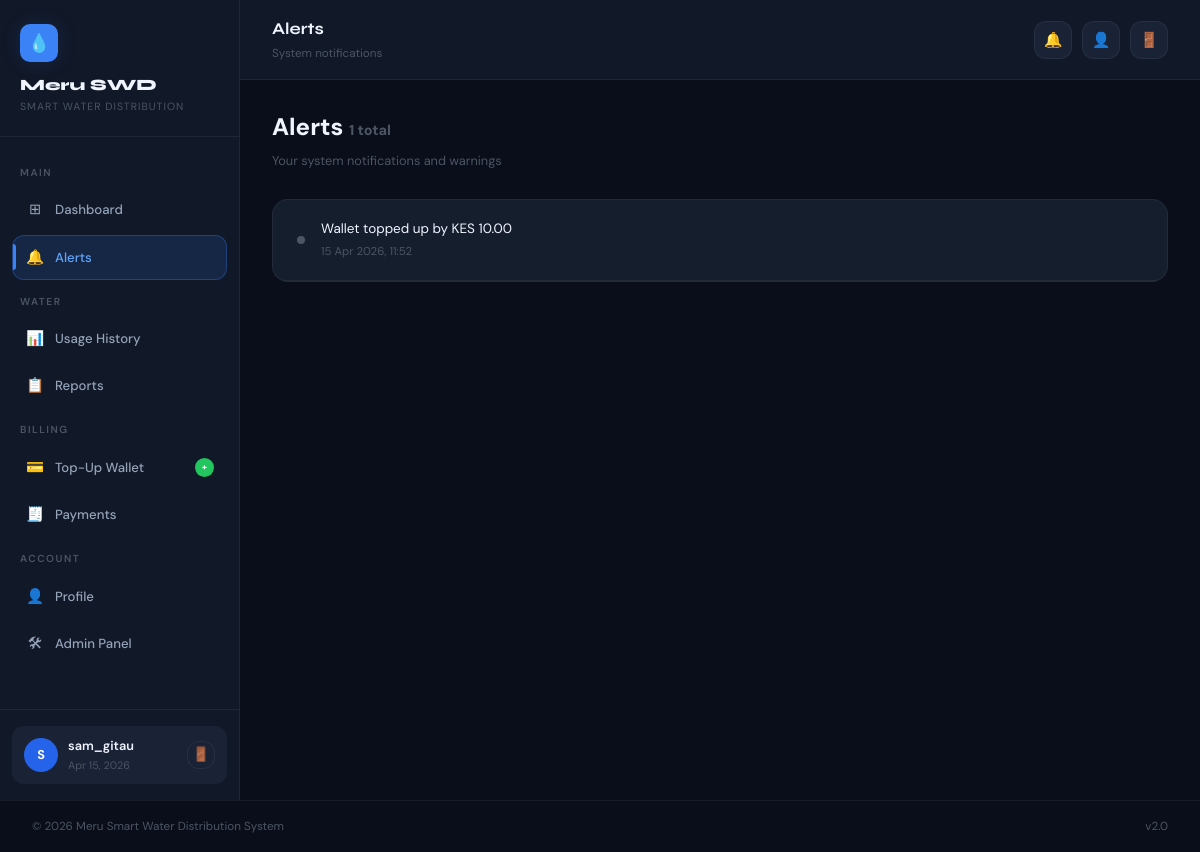
The app's page /pages/alerts.php (signed in) with its own data.
### tables this page shows
CREATE TABLE `alerts` (
  `id` int(11) NOT NULL,
  `user_id` int(11) NOT NULL,
  `message` varchar(255) NOT NULL,
  `is_read` tinyint(1) DEFAULT 0,
  `created_at` datetime DEFAULT current_timestamp()
);

### pages/alerts.php (the view, shortened to what this page needs)
<?php
session_start(); require '../db.php';
$uid=$_SESSION['user_id'];
$stmt=$pdo->prepare("SELECT id,message,is_read,created_at FROM alerts WHERE user_id=? ORDER BY created_at DESC");
$stmt->execute([$uid]); $alerts=$stmt->fetchAll();
include '../components/header.php';
?>
<div class="main-content">
  <div class="page-header">
    <div class="page-title">Alerts <span style="font-size:0.6em;color:var(--text-muted)"><?= count($alerts) ?> total</span></div>
    <div class="page-subtitle">Your system notifications and warnings</div>
  </div>
  <?php if(!$alerts): ?>
    <div class="card text-center" style="padding:60px"><div style="font-size:3em;margin-bottom:16px">🔔</div><div style="color:var(--text-muted)">No alerts yet. You're all good!</div></div>
  <?php else: ?>
    <div class="card" style="padding:0;overflow:hidden">
      <?php foreach($alerts as $a): ?>
      <div style="padding:18px 24px;border-bottom:1px solid var(--border);display:flex;align-items:center;gap:16px;<?= !$a['is_read']?'background:rgba(59,130,246,0.04)':'' ?>">
        <div style="width:8px;height:8px;border-radius:50%;background:<?= !$a['is_read']?'var(--blue-500)':'var(--text-muted)' ?>;flex-shrink:0"></div>
        <div style="flex:1">
          <div style="font-size:0.9em;color:var(--text-primary);font-weight:<?= !$a['is_read']?'600':'400' ?>"><?= htmlspecialchars($a['message']) ?></div>
          <div style="font-size:0.76em;color:var(--text-muted);margin-top:4px"><?= date('d M Y, H:i',strtotime($a['created_at'])) ?></div>
        </div>
      </div>
      <?php endforeach; ?>
    </div>
  <?php endif; ?>
</div>
<?php include '../components/footer.php'; ?>

### assets/styles.css (style rules this page uses)
:root { --bg-base:#0a0e1a; --bg-surface:#111827; --bg-elevated:#1a2236; --bg-card:#151e2d; --blue-500:#3b82f6; --blue-400:#60a5fa; --blue-300:#93c5fd; --blue-600:#2563eb; --blue-glow:rgba(59,130,246,0.15); --blue-border:rgba(59,130,246,0.3); --green-500:#22c55e; --green-glow:rgba(34,197,94,0.15); --red-500:#ef4444; --red-glow:rgba(239,68,68,0.15); --amber-500:#f59e0b; --text-primary:#f0f4ff; --text-secondary:#94a3b8; --text-muted:#4b5563; --border:rgba(255,255,255,0.06); --border-hover:rgba(255,255,255,0.12); --sidebar-w:240px; --radius:12px; --radius-lg:16px; --shadow:0 4px 24px rgba(0,0,0,0.4); --shadow-blue:0 4px 24px rgba(59,130,246,0.2); --transition:0.2s ease; }
*,*::before,*::after { box-sizing:border-box;margin:0;padding:0 }
html { scroll-behavior:smooth }
body { font-family:'DM Sans',sans-serif;background:var(--bg-base);color:var(--text-primary);min-height:100vh;line-height:1.6;font-size:15px }
.main-content { padding:28px 32px;flex:1 }
.card { background:var(--bg-card);border:1px solid var(--border);border-radius:var(--radius-lg);padding:24px;transition:all var(--transition) }
.page-header { margin-bottom:28px }
.page-title { font-size:1.6em;font-weight:800;color:var(--text-primary);margin-bottom:4px }
.page-subtitle { font-size:0.85em;color:var(--text-muted) }

### records on screen
alerts: is_read 1 (drawn), message "Wallet topped up by KES 10.00", created_at "15 Apr 2026, 11:52"

### other values on screen
substr($_SESSION['username'],0,1) "S"
$_SESSION['username'] "sam_gitau"
$memberSince ?: 'Member' "Apr 15, 2026"
$pageTitle "Alerts"
$pageSubtitle "System notifications"
count($alerts) "1"
